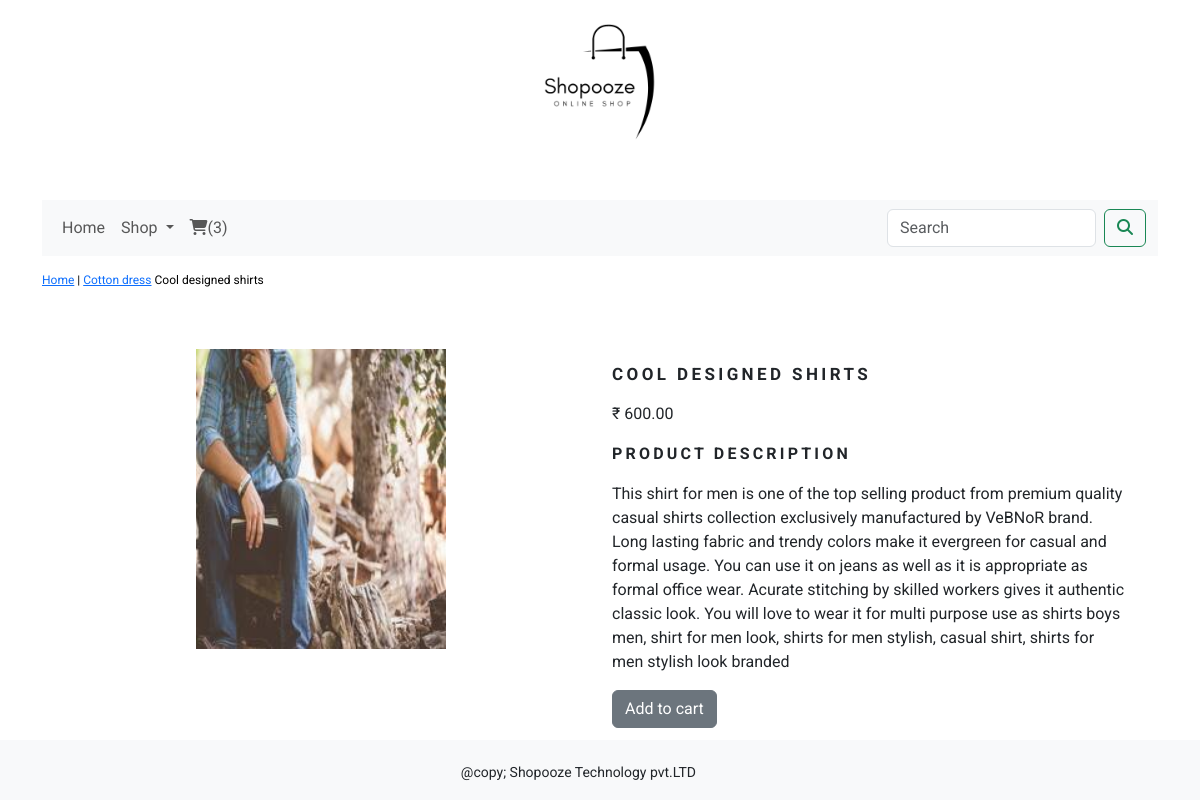
Screenshot of /ecommerce_app/cotton-dress/cool-designed-shirts/ with the database file from the repository.
### ecommerce_app/models.py (models this page shows, shortened)
class Product(models.Model):
    name = models.CharField(max_length=250, unique=True)
    slug = models.SlugField(max_length=250, unique=True)
    description = models.TextField(blank=True)
    price = models.DecimalField(max_digits=10, decimal_places=2)
    category = models.ForeignKey(Category, on_delete=models.CASCADE)
    image = models.ImageField(upload_to='product', blank=True)
    stock = models.IntegerField()
    available = models.BooleanField(default=True)
    created = models.DateTimeField(auto_now_add=True)
    updated = models.DateTimeField(auto_now=True)
    class Meta:
        ordering = ('name',)
        verbose_name = 'product'
        verbose_name_plural = 'products'

class Category(models.Model):
    name = models.CharField(max_length=250, unique=True)
    slug = models.SlugField(max_length=250, unique=True)
    description = models.TextField(blank=True)
    image = models.ImageField(upload_to='category', blank=True)
    class Meta:
        ordering = ('name',)
        verbose_name = 'category'
        verbose_name_plural = 'categories'
    def __str__(self):
        return '{}'.format(self.name)
    def get_url(self):
        return reverse('ecommerce_app:products_by_category', args=[self.slug])

### ecommerce_app/views.py (the view)
# urls.py: path('<slug:c_slug>/<slug:product_slug>/', views.proDetail, name='proDetailCat'),
def proDetail(request, c_slug, product_slug):
    try:
        product = Product.objects.get(category__slug=c_slug, slug=product_slug)
    except Exception as e:
        raise e
    return render(request, 'product.html', {'product': product})

### cart/context_processors.py (called while the page is built)
def counter(request):
    item_count = 0
    if 'admin' in request.path:
        return {}
    else:
        try:
            cart = Cart.objects.filter(cart_id=_cart_id(request))
            car_items = CartItem.objects.all().filter(cart=cart[:1])
            for cart_item in car_items:
                item_count += cart_item.quantity
        except Cart.DoesNotExist:
            item_count = 0
    return dict(item_count=item_count)

### cart/views.py (called while the page is built)
def _cart_id(request):
    cart = request.session.session_key
    if not cart:
        cart = request.session.create()
        return cart

### ecommerce_app/context_processors.py (called while the page is built)
def menu_links(request):
    links = Category.objects.all()
    return dict(links=links)

### templates/product.html (shortened to what this page needs)
{% extends 'base.html' %}
{% load static %}
{% block content %}
<div class="row my_prod_row_class">
    <div class="mx_auto">
        <p><a href="{% url 'ecommerce_app:allProdCat' %}">Home</a> | <a href="{{product.category.get_url}}">{{product.category}}</a> <a>{{product.name}}</a></p>
    </div>
</div>
<div class="container">
<br>
<div class="row">
    <div class="col-12 col-sm-12 col-md-12 col-lg-6 text-center ">
        <div style="min-width:18rem;">
            <img src="{{product.image.url}}" alt="{{product.name}}"width="250px" height="300px">
        </div>
    </div>
        <div class="col-12 col-sm-12 col-md-12 col-lg-6">
            <div>
            <h1 class="my_prod_title"><b>{{product.name}}</b></h1>
            <p>&#8377; {{product.price}}</p>
                <p class="my_title"><b>Product Description</b></p>
            <p class="text-justify my_prod_text">{{product.description}}</p>
            {% if product.stock <= 0 %}
            <p class="text-justify my_prod_text"><b>Out of stock</b></p>
            {% else %}
            <a class="btn btn-secondary" href="{% url 'cart:add_cart' product.id %}">Add to cart</a>
            {% endif %}
        </div>
       </div>
    </div>
</div>
</div>
{% endblock %}

### static/css/custom.css (style rules this page uses)
body { font-family: 'Roboto', sans-serif; }
.my_title { font-size: 16px; text-transform: uppercase; letter-spacing: .2em; }
.my_prod_row_class { padding-top:15px; padding-bottom:20px; }
.my_prod_row_class .mx_auto { color:#000; font-size:12px; tex-decoration:none; }
.my_prod_title { font-size:17px; text-transform:uppercase; letter-spacing: .2em; padding-top:15px; padding-bottom:10px; }
.my_prod_text { padding-right:20px; }

### rows the page displays
Product: category "Cotton dress", name "Cool designed shirts", image (picture), name "COOL DESIGNED SHIRTS", price "600.00", description "This shirt for men is one of the top selling product from premium quality casual shirts collection exclusively manufactured by VeBNoR brand. Long lasting fabric and trendy colors make it evergreen for casual and formal usage. You can use it on jeans as well as it is appropriate as formal office wear. Acurate stitching by skilled workers gives it authentic classic look. You will love to wear it for multi purpose use as shirts boys men, shirt for men look, shirts for men stylish, casual shirt, shirts for men stylish look branded"

### other values shown
{{ item_count }} "3"
